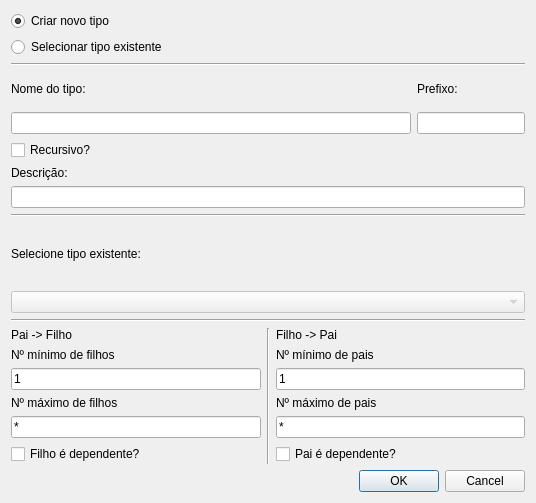
<?xml version="1.0" encoding="UTF-8"?>
<ui version="4.0">
 <class>AddTypeDialog</class>
 <widget class="QDialog" name="AddTypeDialog">
  <property name="windowModality">
   <enum>Qt::ApplicationModal</enum>
  </property>
  <property name="geometry">
   <rect>
    <x>0</x>
    <y>0</y>
    <width>536</width>
    <height>503</height>
   </rect>
  </property>
  <property name="windowTitle">
   <string>Seleção de tipo</string>
  </property>
  <property name="modal">
   <bool>true</bool>
  </property>
  <layout class="QVBoxLayout" name="verticalLayout_11">
   <item>
    <layout class="QVBoxLayout" name="verticalLayout">
     <item>
      <widget class="QRadioButton" name="newTypeButton">
       <property name="text">
        <string>Criar novo tipo</string>
       </property>
       <property name="checked">
        <bool>true</bool>
       </property>
      </widget>
     </item>
     <item>
      <widget class="QRadioButton" name="existingTypeButton">
       <property name="text">
        <string>Selecionar tipo existente</string>
       </property>
       <property name="checked">
        <bool>false</bool>
       </property>
      </widget>
     </item>
    </layout>
   </item>
   <item>
    <widget class="Line" name="line">
     <property name="orientation">
      <enum>Qt::Horizontal</enum>
     </property>
    </widget>
   </item>
   <item>
    <layout class="QHBoxLayout" name="horizontalLayout">
     <item>
      <layout class="QVBoxLayout" name="verticalLayout_2">
       <item>
        <widget class="QLabel" name="newTypeLabel">
         <property name="text">
          <string>Nome do tipo:</string>
         </property>
        </widget>
       </item>
       <item>
        <widget class="QLineEdit" name="newTypeEdit">
         <property name="enabled">
          <bool>true</bool>
         </property>
        </widget>
       </item>
      </layout>
     </item>
     <item>
      <layout class="QVBoxLayout" name="verticalLayout_3">
       <item>
        <widget class="QLabel" name="prefixLabel">
         <property name="text">
          <string>Prefixo:</string>
         </property>
        </widget>
       </item>
       <item>
        <widget class="QLineEdit" name="prefixEdit">
         <property name="sizePolicy">
          <sizepolicy hsizetype="Fixed" vsizetype="Fixed">
           <horstretch>0</horstretch>
           <verstretch>0</verstretch>
          </sizepolicy>
         </property>
        </widget>
       </item>
      </layout>
     </item>
    </layout>
   </item>
   <item>
    <layout class="QVBoxLayout" name="verticalLayout_4">
     <item>
      <widget class="QCheckBox" name="checkBox">
       <property name="text">
        <string>Recursivo?</string>
       </property>
      </widget>
     </item>
     <item>
      <widget class="QLabel" name="descriptionLabel">
       <property name="text">
        <string>Descrição:</string>
       </property>
      </widget>
     </item>
     <item>
      <widget class="QLineEdit" name="descriptionEdit"/>
     </item>
    </layout>
   </item>
   <item>
    <widget class="Line" name="line_2">
     <property name="orientation">
      <enum>Qt::Horizontal</enum>
     </property>
    </widget>
   </item>
   <item>
    <widget class="QLabel" name="existingTypeLabel">
     <property name="text">
      <string>Selecione tipo existente:</string>
     </property>
    </widget>
   </item>
   <item>
    <widget class="QComboBox" name="typeComboBox">
     <property name="enabled">
      <bool>false</bool>
     </property>
    </widget>
   </item>
   <item>
    <widget class="Line" name="line_3">
     <property name="orientation">
      <enum>Qt::Horizontal</enum>
     </property>
    </widget>
   </item>
   <item>
    <layout class="QHBoxLayout" name="horizontalLayout_2">
     <item>
      <layout class="QVBoxLayout" name="verticalLayout_7">
       <item>
        <widget class="QLabel" name="parentChildLabel">
         <property name="text">
          <string>Pai -&gt; Filho</string>
         </property>
        </widget>
       </item>
       <item>
        <layout class="QVBoxLayout" name="verticalLayout_6">
         <item>
          <widget class="QLabel" name="minCardChildLabel">
           <property name="text">
            <string>Nº mínimo de filhos</string>
           </property>
          </widget>
         </item>
         <item>
          <widget class="QLineEdit" name="minCardChildEdit">
           <property name="text">
            <string>1</string>
           </property>
          </widget>
         </item>
        </layout>
       </item>
       <item>
        <layout class="QVBoxLayout" name="verticalLayout_5">
         <item>
          <widget class="QLabel" name="maxCardChildLabel">
           <property name="text">
            <string>Nº máximo de filhos</string>
           </property>
          </widget>
         </item>
         <item>
          <widget class="QLineEdit" name="maxCardChildEdit">
           <property name="text">
            <string>*</string>
           </property>
          </widget>
         </item>
        </layout>
       </item>
       <item>
        <widget class="QCheckBox" name="childDependencyCheckBox">
         <property name="text">
          <string>Filho é dependente?</string>
         </property>
        </widget>
       </item>
      </layout>
     </item>
     <item>
      <widget class="Line" name="line_4">
       <property name="orientation">
        <enum>Qt::Vertical</enum>
       </property>
      </widget>
     </item>
     <item>
      <layout class="QVBoxLayout" name="verticalLayout_8">
       <item>
        <widget class="QLabel" name="childParentLabel">
         <property name="text">
          <string>Filho -&gt; Pai</string>
         </property>
        </widget>
       </item>
       <item>
        <layout class="QVBoxLayout" name="verticalLayout_9">
         <item>
          <widget class="QLabel" name="minCardParentLabel">
           <property name="text">
            <string>Nº mínimo de pais</string>
           </property>
          </widget>
         </item>
         <item>
          <widget class="QLineEdit" name="minCardParentEdit">
           <property name="text">
            <string>1</string>
           </property>
          </widget>
         </item>
        </layout>
       </item>
       <item>
        <layout class="QVBoxLayout" name="verticalLayout_10">
         <item>
          <widget class="QLabel" name="maxCardParentLabel">
           <property name="text">
            <string>Nº máximo de pais</string>
           </property>
          </widget>
         </item>
         <item>
          <widget class="QLineEdit" name="maxCardParentEdit">
           <property name="text">
            <string>*</string>
           </property>
          </widget>
         </item>
        </layout>
       </item>
       <item>
        <widget class="QCheckBox" name="parentDependencyCheckBox">
         <property name="text">
          <string>Pai é dependente?</string>
         </property>
        </widget>
       </item>
      </layout>
     </item>
    </layout>
   </item>
   <item>
    <widget class="QDialogButtonBox" name="buttonBox">
     <property name="orientation">
      <enum>Qt::Horizontal</enum>
     </property>
     <property name="standardButtons">
      <set>QDialogButtonBox::Cancel|QDialogButtonBox::Ok</set>
     </property>
    </widget>
   </item>
  </layout>
 </widget>
 <tabstops>
  <tabstop>newTypeButton</tabstop>
  <tabstop>existingTypeButton</tabstop>
  <tabstop>newTypeEdit</tabstop>
  <tabstop>prefixEdit</tabstop>
  <tabstop>descriptionEdit</tabstop>
  <tabstop>typeComboBox</tabstop>
  <tabstop>minCardChildEdit</tabstop>
  <tabstop>maxCardChildEdit</tabstop>
  <tabstop>childDependencyCheckBox</tabstop>
  <tabstop>minCardParentEdit</tabstop>
  <tabstop>maxCardParentEdit</tabstop>
  <tabstop>parentDependencyCheckBox</tabstop>
  <tabstop>buttonBox</tabstop>
 </tabstops>
 <resources/>
 <connections>
  <connection>
   <sender>buttonBox</sender>
   <signal>accepted()</signal>
   <receiver>AddTypeDialog</receiver>
   <slot>accept()</slot>
   <hints>
    <hint type="sourcelabel">
     <x>247</x>
     <y>493</y>
    </hint>
    <hint type="destinationlabel">
     <x>157</x>
     <y>274</y>
    </hint>
   </hints>
  </connection>
  <connection>
   <sender>buttonBox</sender>
   <signal>rejected()</signal>
   <receiver>AddTypeDialog</receiver>
   <slot>reject()</slot>
   <hints>
    <hint type="sourcelabel">
     <x>315</x>
     <y>493</y>
    </hint>
    <hint type="destinationlabel">
     <x>286</x>
     <y>274</y>
    </hint>
   </hints>
  </connection>
  <connection>
   <sender>newTypeButton</sender>
   <signal>toggled(bool)</signal>
   <receiver>newTypeEdit</receiver>
   <slot>setEnabled(bool)</slot>
   <hints>
    <hint type="sourcelabel">
     <x>267</x>
     <y>20</y>
    </hint>
    <hint type="destinationlabel">
     <x>129</x>
     <y>124</y>
    </hint>
   </hints>
  </connection>
  <connection>
   <sender>newTypeButton</sender>
   <signal>toggled(bool)</signal>
   <receiver>prefixEdit</receiver>
   <slot>setEnabled(bool)</slot>
   <hints>
    <hint type="sourcelabel">
     <x>267</x>
     <y>20</y>
    </hint>
    <hint type="destinationlabel">
     <x>447</x>
     <y>110</y>
    </hint>
   </hints>
  </connection>
  <connection>
   <sender>newTypeButton</sender>
   <signal>toggled(bool)</signal>
   <receiver>descriptionEdit</receiver>
   <slot>setEnabled(bool)</slot>
   <hints>
    <hint type="sourcelabel">
     <x>267</x>
     <y>20</y>
    </hint>
    <hint type="destinationlabel">
     <x>196</x>
     <y>214</y>
    </hint>
   </hints>
  </connection>
  <connection>
   <sender>existingTypeButton</sender>
   <signal>toggled(bool)</signal>
   <receiver>typeComboBox</receiver>
   <slot>setEnabled(bool)</slot>
   <hints>
    <hint type="sourcelabel">
     <x>267</x>
     <y>48</y>
    </hint>
    <hint type="destinationlabel">
     <x>100</x>
     <y>280</y>
    </hint>
   </hints>
  </connection>
  <connection>
   <sender>newTypeButton</sender>
   <signal>toggled(bool)</signal>
   <receiver>checkBox</receiver>
   <slot>setEnabled(bool)</slot>
   <hints>
    <hint type="sourcelabel">
     <x>55</x>
     <y>18</y>
    </hint>
    <hint type="destinationlabel">
     <x>64</x>
     <y>151</y>
    </hint>
   </hints>
  </connection>
 </connections>
</ui>
